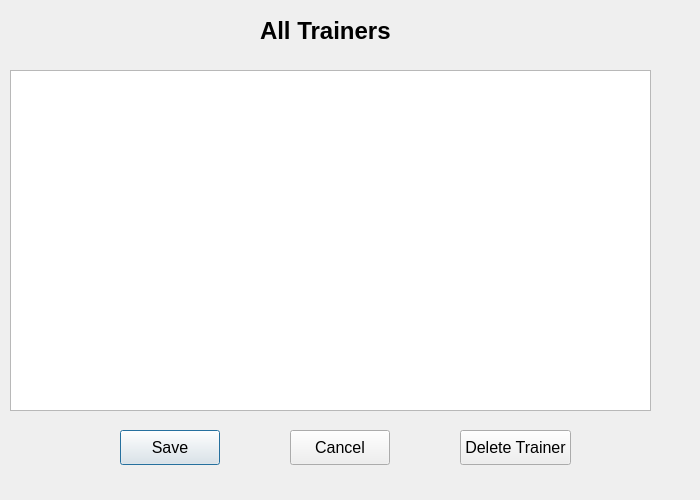
<?xml version="1.0" encoding="UTF-8"?>
<ui version="4.0">
 <class>ViewTrainerDialog</class>
 <widget class="QDialog" name="ViewTrainerDialog">
  <property name="geometry">
   <rect>
    <x>0</x>
    <y>0</y>
    <width>700</width>
    <height>500</height>
   </rect>
  </property>
  <property name="font">
   <font>
    <pointsize>12</pointsize>
   </font>
  </property>
  <property name="windowTitle">
   <string>Dialog</string>
  </property>
  <widget class="QTableWidget" name="tableTrainers">
   <property name="geometry">
    <rect>
     <x>10</x>
     <y>70</y>
     <width>641</width>
     <height>341</height>
    </rect>
   </property>
  </widget>
  <widget class="QLabel" name="lblTitle">
   <property name="geometry">
    <rect>
     <x>260</x>
     <y>10</y>
     <width>141</width>
     <height>41</height>
    </rect>
   </property>
   <property name="font">
    <font>
     <pointsize>18</pointsize>
     <bold>true</bold>
    </font>
   </property>
   <property name="text">
    <string>All Trainers</string>
   </property>
  </widget>
  <widget class="QPushButton" name="btnSave">
   <property name="geometry">
    <rect>
     <x>120</x>
     <y>430</y>
     <width>100</width>
     <height>35</height>
    </rect>
   </property>
   <property name="text">
    <string>Save</string>
   </property>
  </widget>
  <widget class="QPushButton" name="btnCancel">
   <property name="geometry">
    <rect>
     <x>290</x>
     <y>430</y>
     <width>100</width>
     <height>35</height>
    </rect>
   </property>
   <property name="text">
    <string>Cancel</string>
   </property>
  </widget>
  <widget class="QPushButton" name="btnDelete">
   <property name="geometry">
    <rect>
     <x>460</x>
     <y>430</y>
     <width>111</width>
     <height>35</height>
    </rect>
   </property>
   <property name="text">
    <string>Delete Trainer</string>
   </property>
  </widget>
 </widget>
 <resources/>
 <connections/>
</ui>
